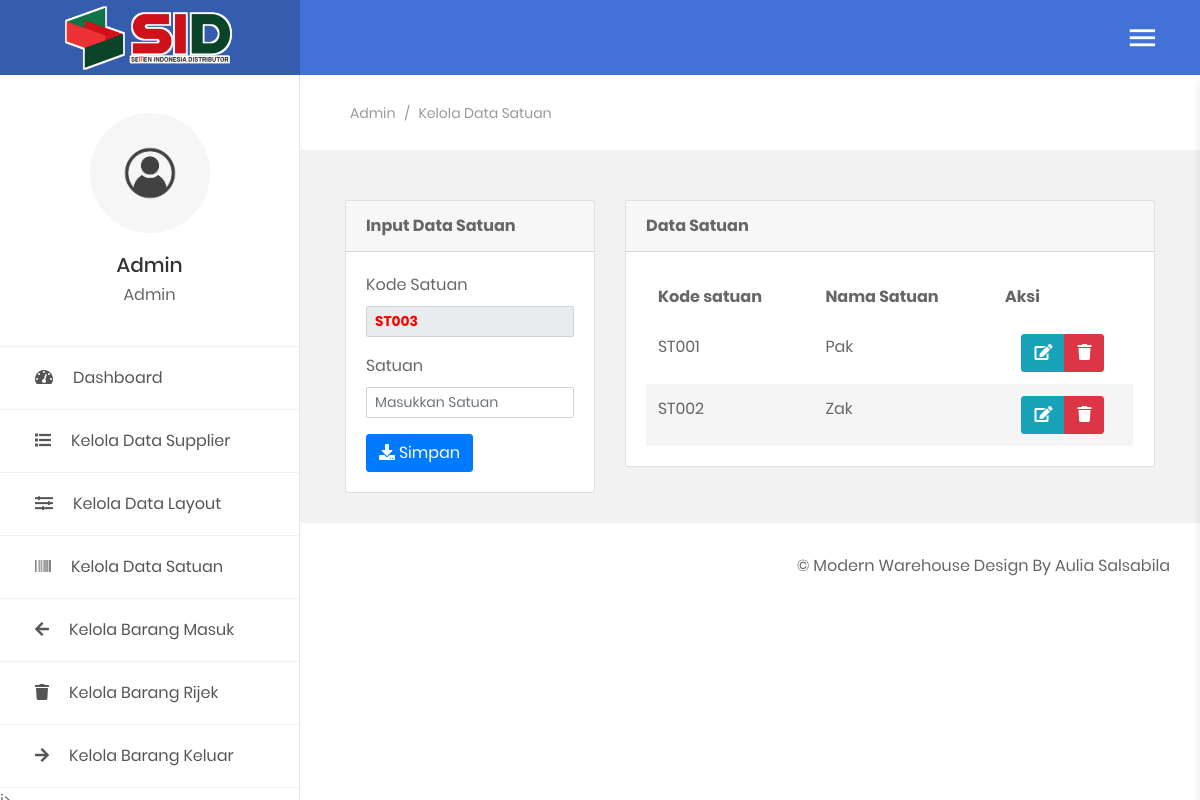
The app's page /public/admin-panel.php?page=data-satuan (signed in), older data.
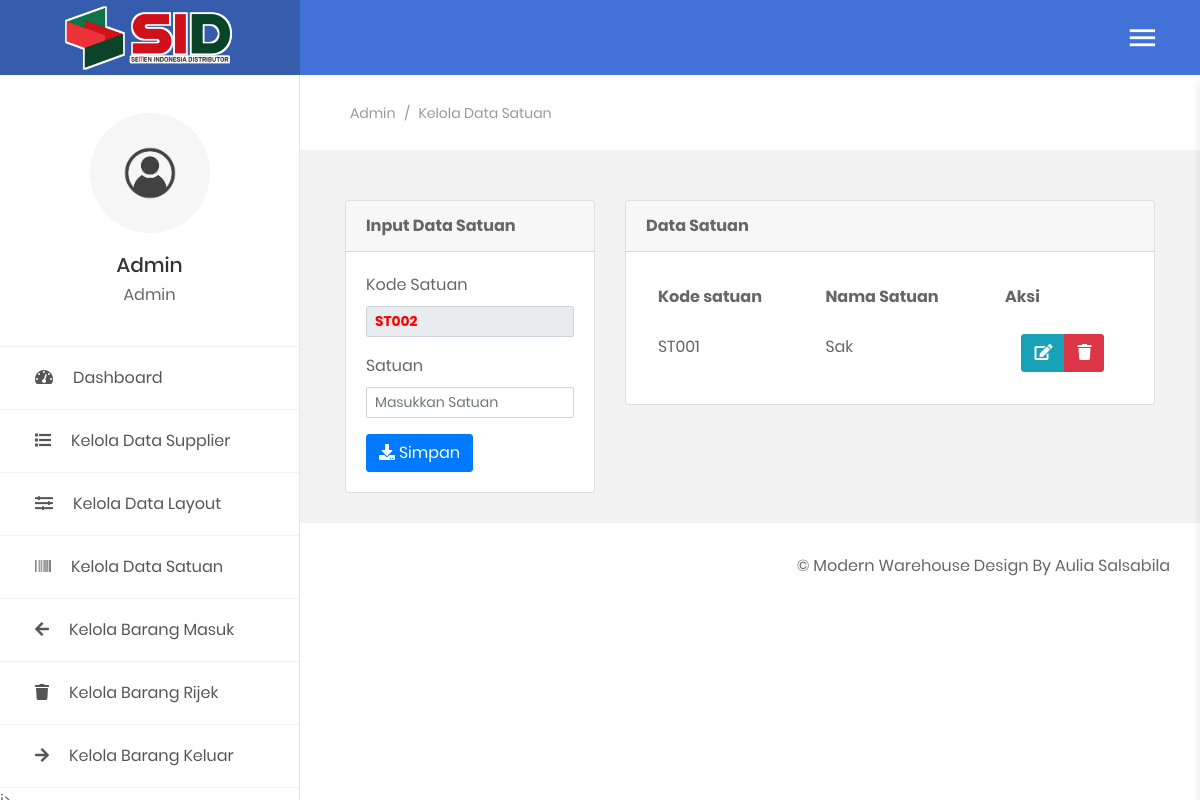
The same page, newer data.
### tables this page shows
CREATE TABLE `table_satuan` (
  `kd_satuan` varchar(7) NOT NULL,
  `satuan` varchar(40) NOT NULL
);

### functions/functions.php (called while the page is built, shortened)
<?php
class lsp
{
    public function autokode($table, $field, $pre)
    {
        global $con;
        $sqlc   = "SELECT COUNT($field) as jumlah FROM $table";
        $querys = mysqli_query($con, $sqlc);
        $number = mysqli_fetch_assoc($querys);
        if ($number['jumlah'] > 0) {
            $sql    = "SELECT MAX($field) as kode FROM $table";
            $query  = mysqli_query($con, $sql);
            $number = mysqli_fetch_assoc($query);
            $strnum = substr($number['kode'], 2, 3);
            $strnum = $strnum + 1;
            if (strlen($strnum) == 3) {
                $kode = $pre . $strnum;
            } else if (strlen($strnum) == 2) {
                $kode = $pre . "0" . $strnum;
            } else if (strlen($strnum) == 1) {
                $kode = $pre . "00" . $strnum;
            }
        } else {
            $kode = $pre . "001";
        }
        return $kode;
    }
    public function select($table)
    {
        global $con;
        $sql = "SELECT * FROM $table";
        $query = mysqli_query($con, $sql);
        $data = [];
        while ($bigData = mysqli_fetch_assoc($query)) {
            $data[] = $bigData;
        }
        return $data;
    }
}

### public/includes/admin/data-satuan.php (the view, shortened to what the changed rows need)
<?php
$sat = new lsp();
$table = "table_satuan";
$dataSat = $sat->select($table);
$autokode = $sat->autokode($table, "kd_satuan", "ST");
?>
<section class="au-breadcrumb m-t-75">
    <div class="section__content section__content--p30">
        <div class="container-fluid">
            <div class="row">
                <div class="col-md-12">
                    <div class="au-breadcrumb-content">
                        <div class="au-breadcrumb-left">
                            <ul class="list-unstyled list-inline au-breadcrumb__list">
                                <li class="list-inline-item active">
                                    <a href="#">Admin</a>
                                </li>
                                <li class="list-inline-item seprate">
                                    <span>/</span>
                                </li>
                                <li class="list-inline-item">Kelola Data Satuan</li>
                            </ul>
                        </div>
                    </div>
                </div>
            </div>
        </div>
    </div>
</section>
<section class="statistic">
    <div class="section__content section__content--p30">
        <div class="container-fluid">
            <div class="row">
                <div class="col-md-4">
                    <div class="card">
                        <div class="card-header">
                            <strong class="card-title mb-3">Input Data Satuan</strong>
                        </div>
                        <div class="card-body">
                            <form method="post">
                                <div class="form-group">
                                    <label for="">Kode Satuan</label>
                                    <input type="text" class="form-control form-control-sm" name="kode_satuan" style="font-weight: bold; color: red;" value="<?php echo $autokode; ?>" readonly>
                                </div>
                                <div class="form-group">
                                    <label for="">Satuan</label>
                                    <input type="text" class="form-control form-control-sm" name="satuan" value="<?php echo @$editData['satuan'] ?>" placeholder="Masukkan Satuan">
                                </div>
                                <?php if (!isset($_GET['edit'])) : ?>
                                    <button type="submit" name="getSave" class="btn btn-primary"><i class="fa fa-download"></i> Simpan</button>
                                <?php endif ?>
                            </form>
                        </div>
                    </div>
                </div>
                <div class="col-md-8">
                    <div class="card">
                        <div class="card-header">
                            <strong class="card-title mb-3">Data Satuan</strong>
                        </div>
                        <div class="card-body">
                            <div class="table-responsive">
                                <table id="myDataTables" class="table table-borderless table-striped">
                                    <thead>
                                        <tr>
                                            <th>Kode satuan</th>
                                            <th>Nama Satuan</th>
                                            <th>Aksi</th>
                                        </tr>
                                    </thead>
                                    <tbody>
                                        <?php
                                        $no = 1;
                                        foreach ($dataSat as $ds) {
                                        ?>
                                            <tr>
                                                <td><?= $ds['kd_satuan'] ?></td>
                                                <td><?= $ds['satuan'] ?></td>
                                                <td class="text-center">
                                                    <div class="btn-group">
                                                        <a data-toggle="tooltip" data-placement="top" title="Edit" href="?page=data-satuan&edit&id=<?= $ds['kd_satuan'] ?>" class="btn btn-info"><i class="fa fa-edit"></i></a>
                                                        <a data-toggle="tooltip" data-placement="top" title="Delete" href="#" class="btn btn-danger"><i class="fa fa-trash" id="btnDelete<?php echo $no; ?>"></i></a>
                                                    </div>
                                                </td>
                                            </tr>
                                        <?php $no++;
                                        } ?>
                                    </tbody>
                                </table>
                            </div>
                        </div>
                    </div>
                </div>
            </div>
        </div>
    </div>
    </div>

Row changes from the older to the newer data that the page shows:
removed table_satuan: kd_satuan "ST002", satuan "Zak"
changed table_satuan "ST001": satuan "Pak" → "Sak"
Text that changed along with them:
form field kode_satuan: "ST003" → "ST002"
